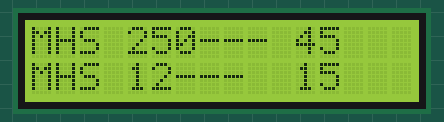
The sketch below on a simulated Arduino Uno, built with avr-gcc and run on an emulated ATmega328P. Parts: 16×2 character LCD.

Above: at 0.1 s.
At 60.1 s:
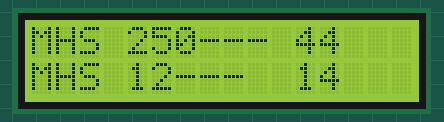
At 120.1 s:
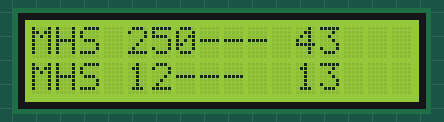

The sketch:

LiquidCrystalDisplay.ino
```cpp
#include <LiquidCrystal.h>

const int rs = 12,
          en = 11,
          d4 = 5,
          d5 = 4,
          d6 = 3,
          d7 = 2;
String bus1 = "MHS 250---";
String bus2 = "MHS 12--- ";
int time1 = 45;
int time2 = 15;
String display1 = bus1 + " " + String(time1);
String display2 = bus2 + " " + String(time2);

LiquidCrystal lcd(rs, en, d4, d5, d6, d7);

void setup() {
  // put your setup code here, to run once:
  lcd.begin(16, 2);

}

void loop() {
  // put your main code here, to run repeatedly:
  String display1 = bus1 + " " + String(time1);
  String display2 = bus2 + " " + String(time2);
  lcd.setCursor(0,0);
  lcd.print(display1);
  lcd.setCursor(0,1);
  lcd.print(display2);
  delay(60000);
  time1 = time1 - 1;
  time2 = time2 - 1;
  lcd.clear();


}
```

Measured:
- what the display in image 1 shows lasts 60.0 s, from 60.1 s to 120.1 s
